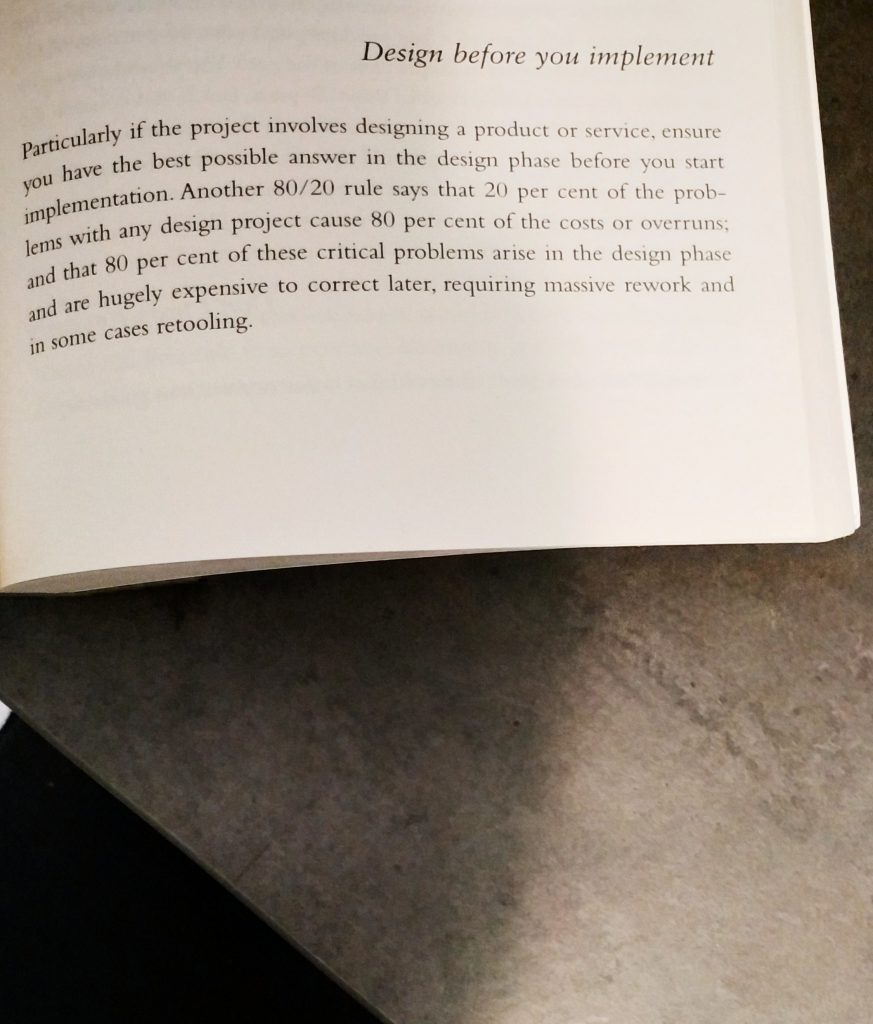
#> input picture folded-image.jpg, 873 x 1024 px
$ python app.py
#> lines starting #> are read from the running program, lines starting #| are printed output that depends on the picture
import pytesseract
from PIL import Image
import cv2

pytesseract.pytesseract.tesseract_cmd = '/usr/bin/tesseract'
imgPath = 'folded-image.jpg'

img = cv2.imread(imgPath)
#> img is the input picture: shape (1024, 873, 3); mean B, G, R 133.2, 143.3, 153.3
img = cv2.resize(img, None, fx=0.5,fy=0.5)
#> img: shape (512, 436, 3)
grayImage = cv2.cvtColor(img,cv2.COLOR_BGR2GRAY)
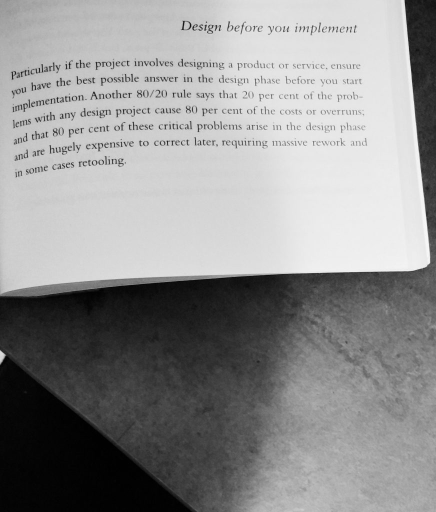
#> grayImage: shape (512, 436); min 0, max 248, mean 145.4

#> (the run stopped early here; a loop or call above may not have finished)
